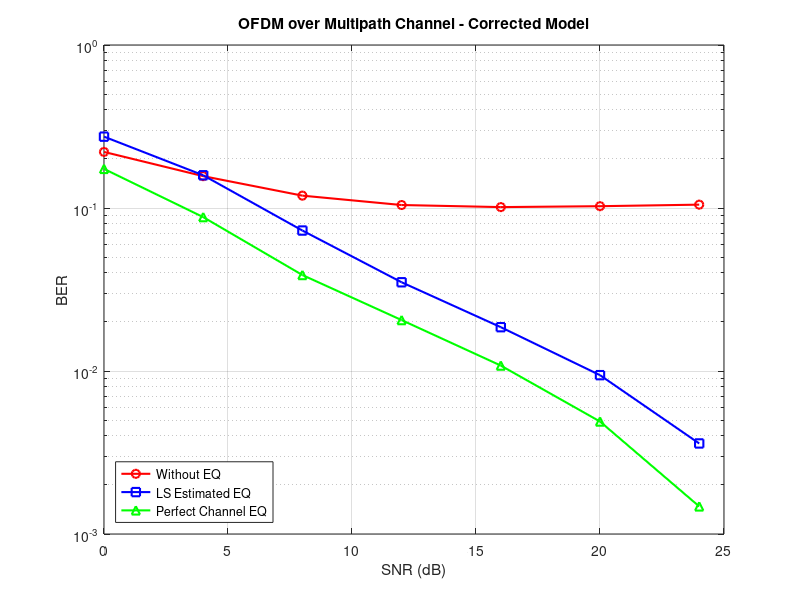
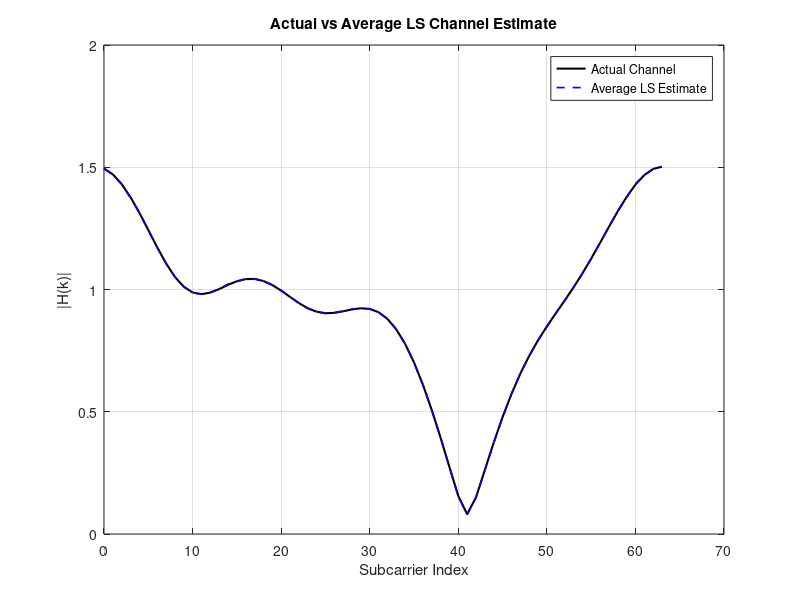

These charts were generated, in order, by the following MATLAB code:

%% Phase 3 - OFDM Multipath Channel Estimation (Corrected)
clear; clc; close all;
rng(42);

%% Parameters
Nfft = 64;
Ncp = 16;
numFrames = 1000;
SNRdB = 0:4:24;

numBits = Nfft * numFrames * 2;

%% QPSK Data
txBits = randi([0 1], numBits, 1);
pairs = reshape(txBits, 2, []);

symbols = ((1-2*pairs(1,:)) + ...
    1j*(1-2*pairs(2,:))) / sqrt(2);

dataGrid = reshape(symbols, Nfft, numFrames);

%% Pilot and data OFDM symbols
pilot = ones(Nfft, 1);
X = zeros(Nfft, 2*numFrames);
X(:,1:2:end) = repmat(pilot, 1, numFrames);
X(:,2:2:end) = dataGrid;

%% OFDM modulation
txTime = ifft(X, Nfft, 1);
txCP = [txTime(end-Ncp+1:end,:); txTime];

%% Multipath channel
h = [0.9; 0.4+0.3j; 0.2-0.2j; 0; 0.1];
h = h / norm(h);

Htrue = fft([h; zeros(Nfft-length(h),1)], Nfft);

% Apply the channel to each CP-prefixed OFDM symbol.
% The CP is long enough to protect against this channel's memory.
rxChannel = complex(zeros(size(txCP)));

for n = 1:size(txCP,2)
    temp = conv(txCP(:,n), h);
    rxChannel(:,n) = temp(1:size(txCP,1));
end

% Calculate received signal power for noise setting
signalPower = mean(abs(rxChannel(:)).^2);

BER_noEQ = zeros(size(SNRdB));
BER_estEQ = zeros(size(SNRdB));
BER_perfectEQ = zeros(size(SNRdB));

%% SNR sweep
for k = 1:length(SNRdB)

    noisePower = signalPower / 10^(SNRdB(k)/10);
    noise = sqrt(noisePower/2) .* ...
        (randn(size(rxChannel)) + 1j*randn(size(rxChannel)));

    rxSignal = rxChannel + noise;

    %% Remove CP and FFT
    rxNoCP = rxSignal(Ncp+1:end,:);
    Y = fft(rxNoCP, Nfft, 1);

    Ypilot = Y(:,1:2:end);
    Ydata = Y(:,2:2:end);

    %% LS channel estimation from pilots
    Hest = Ypilot ./ repmat(pilot,1,numFrames);

    fprintf('SNR=%2d dB | Max channel error = %.6e\n', ...
        SNRdB(k), max(abs(mean(Hest,2)-Htrue)));

    %% Equalization
    ZnoEQ = Ydata;

    regularizer = 1e-8;
    Zest = Ydata .* conj(Hest) ./ ...
        (abs(Hest).^2 + regularizer);

    Hperfect = repmat(Htrue,1,numFrames);
    Zperfect = Ydata .* conj(Hperfect) ./ ...
        (abs(Hperfect).^2 + regularizer);

    %% BER
    detected = {ZnoEQ, Zest, Zperfect};
    results = zeros(1,3);

    for m = 1:3
        z = detected{m}(:);
        rxBits = zeros(2*length(z),1);
        rxBits(1:2:end) = real(z) < 0;
        rxBits(2:2:end) = imag(z) < 0;

        results(m) = mean(txBits ~= rxBits);
    end

    BER_noEQ(k) = results(1);
    BER_estEQ(k) = results(2);
    BER_perfectEQ(k) = results(3);

    fprintf(['No EQ=%.6f | LS EQ=%.6f | ' ...
        'Perfect EQ=%.6f\n\n'], results);
end

%% BER plot
figure;
semilogy(SNRdB, max(BER_noEQ,1/numBits), 'r-o', ...
    'LineWidth',1.5);
hold on;
semilogy(SNRdB, max(BER_estEQ,1/numBits), 'b-s', ...
    'LineWidth',1.5);
semilogy(SNRdB, max(BER_perfectEQ,1/numBits), 'g-^', ...
    'LineWidth',1.5);
grid on;
xlabel('SNR (dB)');
ylabel('BER');
title('OFDM over Multipath Channel - Corrected Model');
legend('Without EQ','LS Estimated EQ', ...
    'Perfect Channel EQ','Location','southwest');

%% Channel response plot
figure;
plot(0:Nfft-1, abs(Htrue), 'k-', 'LineWidth',1.5);
hold on;
plot(0:Nfft-1, abs(mean(Hest,2)), 'b--', 'LineWidth',1.2);
grid on;
xlabel('Subcarrier Index');
ylabel('|H(k)|');
title('Actual vs Average LS Channel Estimate');
legend('Actual Channel','Average LS Estimate');
